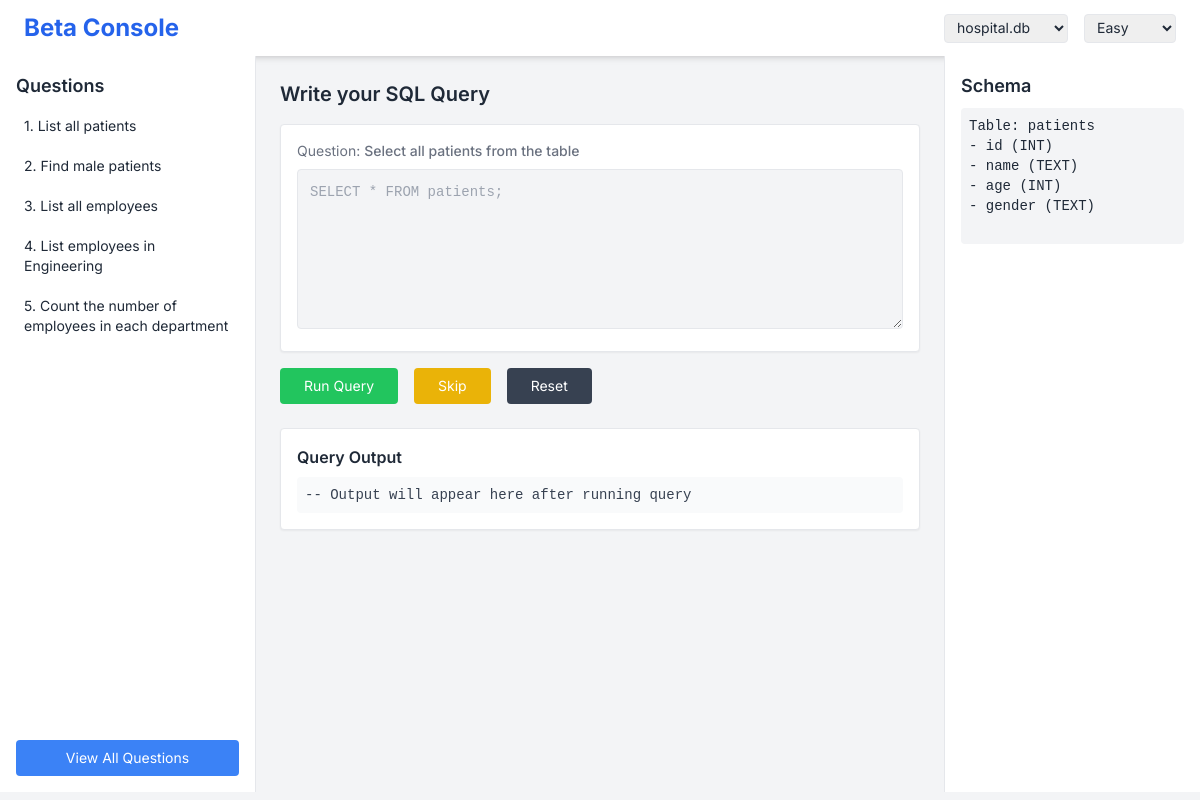
The page / on the database its author committed.
### tables this page shows
CREATE TABLE questions (
        id INTEGER PRIMARY KEY AUTOINCREMENT,
        db_name TEXT,
        difficulty TEXT,
        question_text TEXT,
        answer TEXT
    );

### app.py (the view)
@app.route('/')
def index():
    conn = sqlite3.connect('databases/questions.db')
    cursor = conn.cursor()
    cursor.execute("SELECT * FROM questions")
    questions = cursor.fetchall()  # This will fetch all rows from the table
    conn.close()
    return render_template('index.html', questions=questions, databases=DATABASES)

### templates/index.html (shortened to what this page needs)
<!DOCTYPE html>
<html lang="en">
<head>
  <script src="https://cdn.tailwindcss.com"></script>
</head>
<body class="bg-gray-100 text-gray-800">
  <header class="bg-white shadow-md px-6 py-3 flex justify-between items-center">
    <h1 class="text-2xl font-bold text-blue-600">Beta Console</h1>
    <div class="flex items-center space-x-4">
      <select class="border rounded px-2 py-1 text-sm">
        {% for db in databases %}
          <option>{{ db }}</option>
        {% endfor %}
      </select>
      <select class="border rounded px-2 py-1 text-sm">
        <option>Easy</option>
      </select>
    </div>
  </header>
  <div class="flex h-[calc(100vh-64px)]">
    <aside class="w-64 bg-white border-r p-4 flex flex-col justify-between">
      <div>
        <h2 class="text-lg font-semibold mb-2">Questions</h2>
        <ul class="space-y-1 text-sm">
          {% for question in questions %}
            <li class="hover:bg-blue-100 p-2 rounded cursor-pointer">{{ loop.index }}. {{ question[3] }}</li>
          {% endfor %}
        </ul>
      </div>
      <div>
        <button class="w-full bg-blue-500 hover:bg-blue-600 text-white py-2 rounded text-sm mt-4">View All Questions</button>
      </div>
    </aside>
    <main class="flex-1 p-6 overflow-y-auto">
      <h2 class="text-xl font-semibold mb-4">Write your SQL Query</h2>
      <div class="bg-white border rounded p-4 shadow-sm mb-4">
        <p class="text-sm mb-2 text-gray-500">Question: <span class="font-medium">Select all patients from the table</span></p>
        <textarea id="sqlEditor" class="w-full h-40 p-3 text-sm font-mono bg-gray-100 border rounded focus:outline-none focus:ring-2 focus:ring-blue-300" placeholder="SELECT * FROM patients;"></textarea>
      </div>
      <div class="flex space-x-4 mb-6">
        <button class="bg-green-500 hover:bg-green-600 text-white px-6 py-2 rounded text-sm">Run Query</button>
        <button class="bg-yellow-500 hover:bg-yellow-600 text-white px-6 py-2 rounded text-sm">Skip</button>
        <button class="bg-gray-700 hover:bg-gray-800 text-white px-6 py-2 rounded text-sm">Reset</button>
      </div>
      <div class="bg-white border rounded p-4 shadow-sm">
        <h3 class="font-semibold mb-2">Query Output</h3>
        <div class="bg-gray-50 p-2 rounded text-sm font-mono text-gray-700">
          -- Output will appear here after running query
        </div>
      </div>
    </main>
    <aside class="w-64 bg-white border-l p-4">
      <h2 class="text-lg font-semibold mb-2">Schema</h2>
      <pre class="bg-gray-100 text-sm p-2 rounded overflow-x-auto">
Table: patients
- id (INT)
- name (TEXT)
- age (INT)
- gender (TEXT)
      </pre>
    </aside>
  </div>
</body>
</html>

### templates/index.html (style rules this page uses)
body { font-family: 'Inter', sans-serif; }

### rows shown on the page
questions: question_text "List all patients"
questions: question_text "Find male patients"
questions: question_text "List all employees"
questions: question_text "List employees in Engineering"
questions: question_text "Count the number of employees in each department"

### other values the page prints
form field value "hospital.db"
